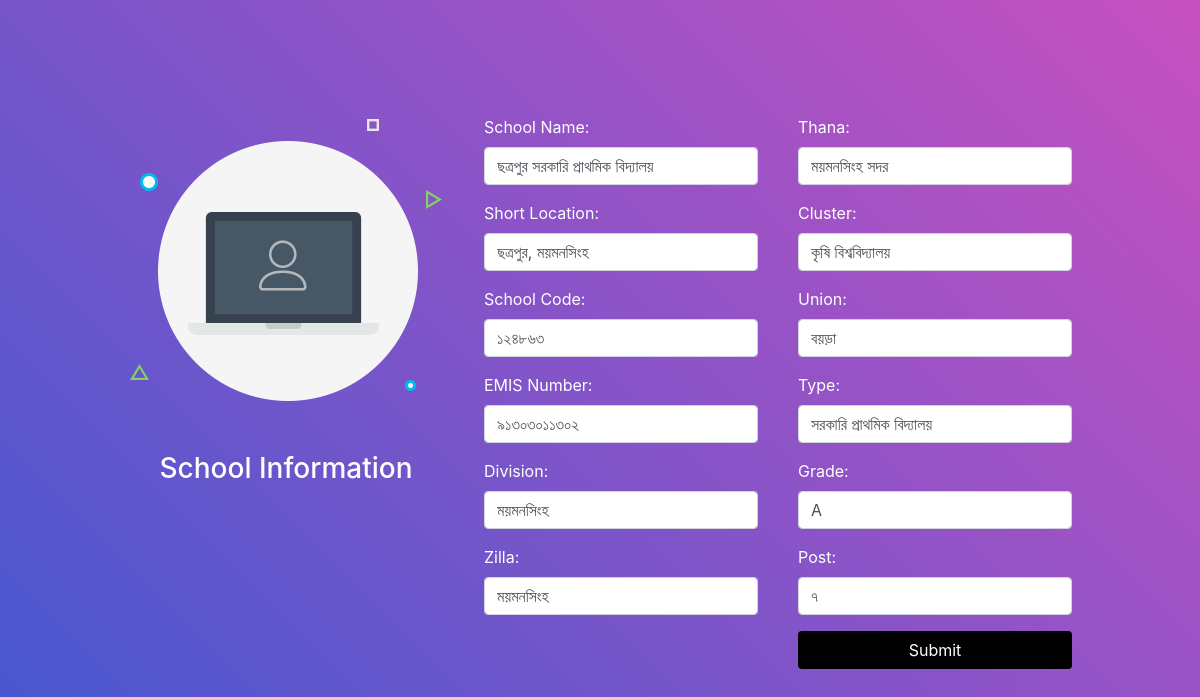
The page /adminDash/editSchool/update.php on the database its author committed.
### tables this page shows
CREATE TABLE `school` (
  `sn` int(11) NOT NULL,
  `name` varchar(50) NOT NULL,
  `short_loc` varchar(50) NOT NULL,
  `school_code` varchar(20) NOT NULL,
  `emis` varchar(20) NOT NULL,
  `division` varchar(50) DEFAULT NULL,
  `zilla` varchar(50) DEFAULT NULL,
  `thana` varchar(50) DEFAULT NULL,
  `cluster` varchar(50) DEFAULT NULL,
  `union` varchar(50) DEFAULT NULL,
  `type` varchar(50) DEFAULT NULL,
  `grade` varchar(10) DEFAULT NULL,
  `post` varchar(10) DEFAULT NULL
);

### adminDash/editSchool/update.php (the view, shortened to what this page needs)
<!DOCTYPE html>
<html>
<head>
    <link rel="stylesheet" type="text/css" href="css/main.css">
    <link rel="stylesheet" href="https://maxcdn.bootstrapcdn.com/bootstrap/4.0.0/css/bootstrap.min.css">
</head>
<body>
    <?php
    include '../../partial/connection.php'
    ?>
    <?php
    $sql = "SELECT * FROM school";
    $result = mysqli_query($conn, $sql);
    while ($row = $result->fetch_assoc()) {
        $name = $row['name'];
        $loc = $row['short_loc'];
        $code = $row['school_code'];
        $emis = $row['emis'];
        $div = $row['division'];
        $zilla = $row['zilla'];
        $thana = $row['thana'];
        $cluster = $row['cluster'];
        $union = $row['union'];
        $type = $row['type'];
        $grade = $row['grade'];
        $post = $row["post"];
    ?>
        <div class="limiter">
            <div class="container-login100">
                <form action="" method="POST">
                    <div style="display: flex;justify-content:space-between;">
                        <div style="width:auto;margin:20px">
                            <img src="images/img-01.png" alt="IMG">
                            <h3 class="text-white text-center mt-5">School Information</h3>
                        </div>
                        <div style="width:auto;margin:20px">
                            <div class="form-group">
                                <label class="text-white">School Name:</label>
                                <input type="text" class="form-control item" name="name" value="<?php echo $name ?>" required>
                            </div>
                            <div class="form-group">
                                <label class="text-white">Short Location:</label>
                                <input type="text" class="form-control item" name="loc" value="<?php echo $loc ?>" required>
                            </div>
                            <div class="form-group">
                                <label class="text-white">School Code:</label>
                                <input type="text" class="form-control item" name="code" value="<?php echo $code ?>" required>
                            </div>
                            <div class="form-group">
                                <label class="text-white">EMIS Number:</label>
                                <input type="text" class="form-control item" name="emis" value="<?php echo $emis ?>" required>
                            </div>
                            <div class="form-group">
                                <label class="text-white">Division:</label>
                                <input type="text" class="form-control item" name="division" value="<?php echo $div ?>" required>
                            </div>
                            <div class="form-group">
                                <label class="text-white">Zilla:</label>
                                <input type="text" class="form-control item" name="zilla" value="<?php echo $zilla ?>" required>
                            </div>
                        </div>
                        <div style="width:auto;margin:20px">
                            <div class="form-group">
                                <label class="text-white">Thana:</label>
                                <input type="text" class="form-control item" name="thana" value="<?php echo $thana ?>" required>
                            </div>
                            <div class="form-group">
                                <label class="text-white">Cluster:</label>
                                <input type="text" class="form-control item" name="cluster" value="<?php echo $cluster ?>" required>
                            </div>
                            <div class="form-group">
                                <label class="text-white">Union:</label>
                                <input type="text" class="form-control item" name="union" value="<?php echo $union ?>" required>
                            </div>
                            <div class="form-group">
                                <label class="text-white">Type:</label>
                                <input type="text" class="form-control item" name="type" value="<?php echo $type ?>" required>
                            </div>
                            <div class="form-group">
                                <label class="text-white">Grade:</label>
                                <input type="text" class="form-control item" name="grade" value="<?php echo $grade ?>" required>
                            </div>
                            <div class="form-group">
                                <label class="text-white">Post:</label>
                                <input type="text" class="form-control item" name="post" value="<?php echo $post ?>" required>
                            </div>
                            <div class="form-group">
                                <input type="submit" name="submit" class="btn btn-block create-account text-white" style="background-color:black;" value="Submit">
                            </div>
                        </div>
                    </div>
                </form>
            </div>
        </div>
    <?php } ?>
</body>
</html>

### adminDash/editSchool/css/main.css (style rules this page uses)
* { margin: 0px; padding: 0px; box-sizing: border-box; }
body, html { height: 100%; font-family: Poppins-Regular, sans-serif; }
h1, h2, h3, h4, h5, h6 { margin: 0px; }
input { outline: none; border: none; }
.limiter { width: 100%; margin: 0 auto; }
.container-login100 { width: 100%; min-height: 100vh; display: -webkit-box; display: -webkit-flex; display: -moz-box; display: -ms-flexbox; display: flex; flex-wrap: wrap; justify-content: center; align-items: center; padding: 15px; background: #9053c7; background: -webkit-linear-gradient(-135deg, #c850c0, #4158d0); background: -o-linear-gradient(-135deg, #c850c0, #4158d0); background: -moz-linear-gradient(-135deg, #c850c0, #4158d0); background: linear-gradient(-135deg, #c850c0, #4158d0); }

### rows shown on the page
school: name "ছত্রপুর সরকারি প্রাথমিক বিদ্যালয়", loc "ছত্রপুর, ময়মনসিংহ", code "১২৪৮৬৩", emis "৯১৩০৩০১১৩০২", division "ময়মনসিংহ", zilla "ময়মনসিংহ", thana "ময়মনসিংহ সদর", cluster "কৃষি বিশ্ববিদ্যালয়", union "বয়ড়া", type "সরকারি প্রাথমিক বিদ্যালয়", grade "A", post "৭"
